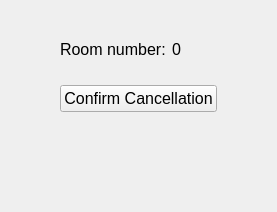
             <widget class="QWidget" name="pageCancellation_2">
              <layout class="QGridLayout" name="gridLayout_30">
               <item row="0" column="0">
                <widget class="QWidget" name="widget_8" native="true">
                 <layout class="QGridLayout" name="gridLayout_24">
                  <item row="4" column="1">
                   <spacer name="verticalSpacer_28">
                    <property name="orientation">
                     <enum>Qt::Orientation::Vertical</enum>
                    </property>
                    <property name="sizeHint" stdset="0">
                     <size>
                      <width>20</width>
                      <height>40</height>
                     </size>
                    </property>
                   </spacer>
                  </item>
                  <item row="0" column="2">
                   <spacer name="horizontalSpacer_46">
                    <property name="orientation">
                     <enum>Qt::Orientation::Horizontal</enum>
                    </property>
                    <property name="sizeType">
                     <enum>QSizePolicy::Policy::Expanding</enum>
                    </property>
                    <property name="sizeHint" stdset="0">
                     <size>
                      <width>40</width>
                      <height>20</height>
                     </size>
                    </property>
                   </spacer>
                  </item>
                  <item row="0" column="0">
                   <spacer name="horizontalSpacer_47">
                    <property name="orientation">
                     <enum>Qt::Orientation::Horizontal</enum>
                    </property>
                    <property name="sizeType">
                     <enum>QSizePolicy::Policy::Expanding</enum>
                    </property>
                    <property name="sizeHint" stdset="0">
                     <size>
                      <width>40</width>
                      <height>20</height>
                     </size>
                    </property>
                   </spacer>
                  </item>
                  <item row="0" column="1">
                   <layout class="QGridLayout" name="gridLayout_32">
                    <item row="0" column="0" colspan="3">
                     <spacer name="horizontalSpacer_50">
                      <property name="orientation">
                       <enum>Qt::Orientation::Horizontal</enum>
                      </property>
                      <property name="sizeHint" stdset="0">
                       <size>
                        <width>40</width>
                        <height>20</height>
                       </size>
                      </property>
                     </spacer>
                    </item>
                    <item row="1" column="0" colspan="2" alignment="Qt::AlignmentFlag::AlignHCenter">
                     <widget class="QLabel" name="label_93">
                      <property name="font">
                       <font>
                        <pointsize>12</pointsize>
                       </font>
                      </property>
                      <property name="text">
                       <string>Room number:</string>
                      </property>
                     </widget>
                    </item>
                    <item row="2" column="0" colspan="3">
                     <spacer name="horizontalSpacer_66">
                      <property name="orientation">
                       <enum>Qt::Orientation::Horizontal</enum>
                      </property>
                      <property name="sizeHint" stdset="0">
                       <size>
                        <width>40</width>
                        <height>20</height>
                       </size>
                      </property>
                     </spacer>
                    </item>
                    <item row="1" column="2">
                     <widget class="QLabel" name="currentlyReservedRoomToCancel">
                      <property name="font">
                       <font>
                        <pointsize>12</pointsize>
                       </font>
                      </property>
                      <property name="text">
                       <string>0</string>
                      </property>
                     </widget>
                    </item>
                   </layout>
                  </item>
                  <item row="2" column="1">
                   <widget class="QPushButton" name="confirmReservationCancellation">
                    <property name="font">
                     <font>
                      <pointsize>12</pointsize>
                     </font>
                    </property>
                    <property name="text">
                     <string>Confirm Cancellation</string>
                    </property>
                   </widget>
                  </item>
                  <item row="3" column="1">
                   <spacer name="verticalSpacer_21">
                    <property name="orientation">
                     <enum>Qt::Orientation::Vertical</enum>
                    </property>
                    <property name="sizeHint" stdset="0">
                     <size>
                      <width>20</width>
                      <height>40</height>
                     </size>
                    </property>
                   </spacer>
                  </item>
                 </layout>
                </widget>
               </item>
              </layout>
             </widget>
